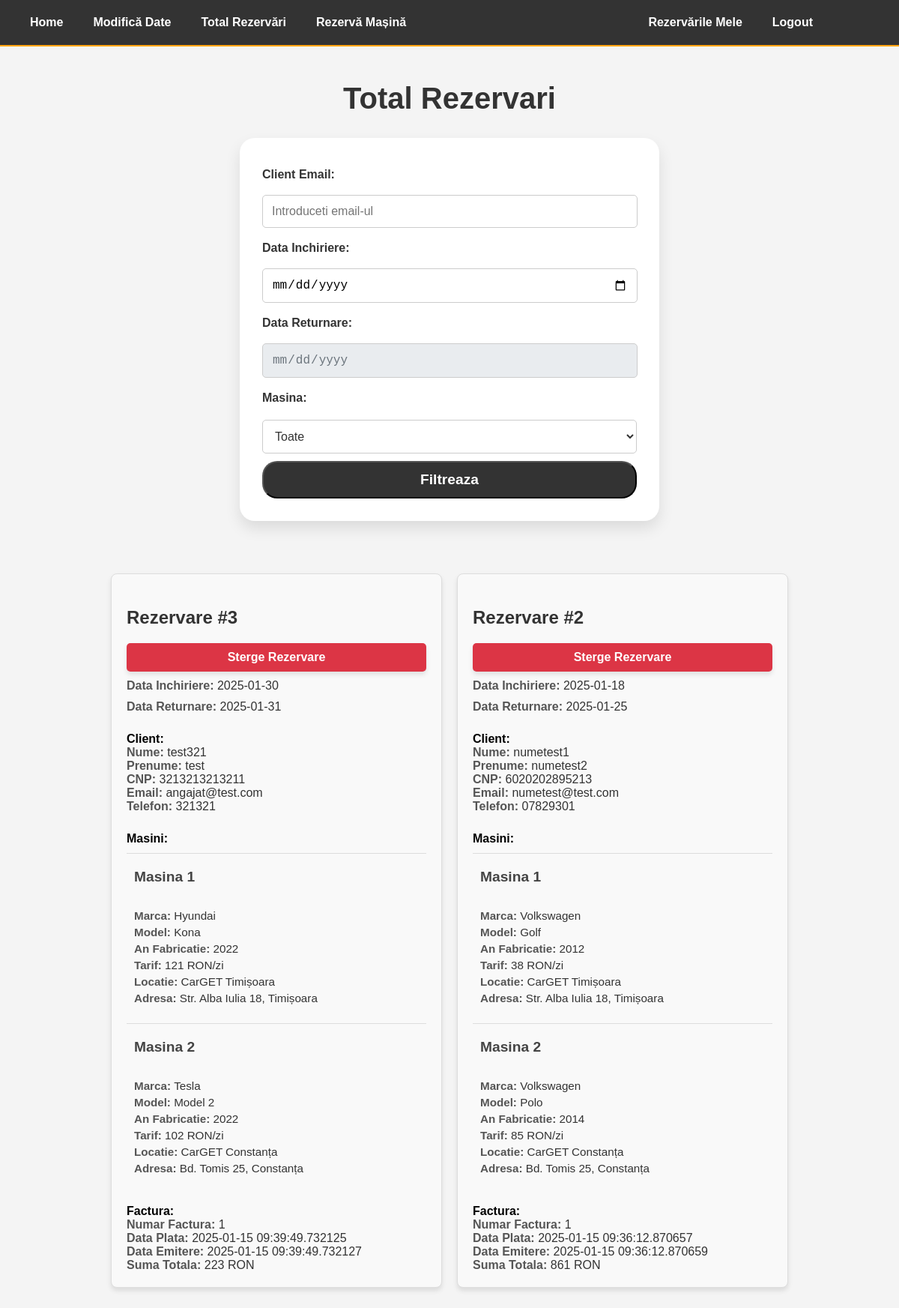
Screenshot of /total-rezervari (signed in) with the database file from the repository.
### website/tabele.py (models this page shows)
class Rezervare(db.Model):
    id = db.Column("ID_Rezervare", db.Integer, primary_key=True)
    id_client = db.Column("ID_Client", db.Integer, db.ForeignKey('client.ID_Client'), nullable=False)
    data_inchiriere = db.Column("Data_Inchiriere", db.DateTime, default=func.now())
    data_returnare = db.Column("Data_Returnare", db.DateTime, default=func.now())
    facturi = db.relationship('Factura', backref='rezervare', uselist=False)
    masini = db.relationship('RezervariMasini', backref='rezervare', lazy=True)

class Client(db.Model):
    id = db.Column("ID_Client", db.Integer, primary_key=True)
    email = db.Column("Email", db.String(150), nullable=False, unique=True)
    first_name = db.Column("First_Name", db.String(150))
    last_name = db.Column("Last_Name", db.String(150))
    cnp = db.Column("CNP", db.String(13), nullable=False)
    telefon = db.Column("Telefon", db.String(15), nullable=False,)
    rezervare = db.relationship('Rezervare', backref='client', uselist=False)

class Marca(db.Model):
    id = db.Column("ID_Marca", db.Integer, primary_key=True)
    denumire = db.Column("Denumire", db.String(50), nullable=False, unique=True)
    descriere = db.Column("Descriere", db.String(500))
    modele = db.relationship('Model', backref='marca', lazy=True)

class Model(db.Model):
    id = db.Column("ID_Model", db.Integer, primary_key=True)
    id_marca = db.Column("ID_Marca", db.Integer, db.ForeignKey('marca.ID_Marca'), nullable=False)
    denumire = db.Column("Denumire", db.String(100), nullable=False, unique=True)
    descriere = db.Column("Descriere", db.String(500))
    masini = db.relationship('Masina', backref='model', lazy=True)

class Masina(db.Model):
    id = db.Column("ID_Masina", db.Integer, primary_key=True)
    id_model = db.Column("ID_Model", db.Integer, db.ForeignKey('model.ID_Model'), nullable=False)
    id_locatie = db.Column("ID_Locatie", db.Integer, db.ForeignKey('locatie.ID_Locatie'), nullable=False)
    an_fabricatie = db.Column("An_Fabricatie", db.Integer, nullable=False)
    tarif = db.Column("Tarif", db.Numeric, nullable=False)
    imagine_url = db.Column("Imagine_URL", db.String(255))
    is_active = db.Column("IsActive", db.Boolean, nullable=False, default=True)

class Locatie(db.Model):
    id = db.Column("ID_Locatie", db.Integer, primary_key=True)
    nume = db.Column("Nume_Locatie", db.String(100), nullable=False, unique=True)
    oras = db.Column("Oras", db.String(50), nullable=False)
    adresa = db.Column("Adresa", db.String(100), nullable=False)
    masini = db.relationship('Masina', backref='locatie', lazy=True)

class Factura(db.Model):
    id = db.Column("ID_Factura", db.Integer, primary_key=True)
    id_rezervare = db.Column("ID_Rezervare", db.Integer, db.ForeignKey('rezervare.ID_Rezervare'), unique=True, nullable=False)
    numar_factura = db.Column("Numar_Factura", db.String(50), nullable=False)
    data_plata = db.Column("Data_Plata", db.DateTime, default=func.now())
    data_emitere = db.Column("Data_Emitere", db.DateTime, default=func.now())
    suma_totala = db.Column("Suma_Totala", db.Numeric, nullable=False)

### website/views.py (the view, shortened to what this page needs)
@views.route('/total-rezervari', methods=['GET'])
@login_required  # Asigura ca doar utilizatorii autentificati pot accesa aceasta ruta
def total_rezervari():
    if current_user.roles != 'angajat':  # Verifica daca utilizatorul are rolul de "angajat"
        return redirect(url_for('views.home'))  # Redirectioneaza utilizatorii fara permisiuni catre pagina principala
    email = request.args.get('email', '').strip()
    data_inchiriere = request.args.get('data_inchiriere', '')
    data_returnare = request.args.get('data_returnare', '')
    masina_id = request.args.get('masina', '')
    query = """
    SELECT
        r.ID_Rezervare, r.Data_Inchiriere, r.Data_Returnare,
        c.First_Name AS Nume_Client, c.Last_Name AS Prenume_Client, c.CNP AS CNP_Client, c.Email AS Email_Client, c.Telefon AS Telefon_Client,
        m.ID_Masina, mo.Denumire AS Model, ma.Denumire AS Marca, m.An_Fabricatie, m.Tarif,
        l.Nume_Locatie, l.Adresa AS Adresa_Locatie,
        f.Numar_Factura, f.Data_Plata, f.Data_Emitere, f.Suma_Totala
    FROM
        Rezervare r
    JOIN
        Client c ON r.ID_Client = c.ID_Client
    JOIN
        rezervari_masini rm ON r.ID_Rezervare = rm.ID_Rezervare
    JOIN
        Masina m ON rm.ID_Masina = m.ID_Masina
    JOIN
        Model mo ON m.ID_Model = mo.ID_Model
    JOIN
        Marca ma ON mo.ID_Marca = ma.ID_Marca
    JOIN
        Locatie l ON m.ID_Locatie = l.ID_Locatie
    JOIN
        Factura f ON r.ID_Rezervare = f.ID_Rezervare
    WHERE 1=1
    """
    params = []  # Lista pentru parametrii query-ului
    if email:
        query += " AND c.Email LIKE ?"
        params.append(f"%{email}%")
    if data_inchiriere:
        query += " AND r.Data_Inchiriere >= ?"
        params.append(data_inchiriere)
    if data_returnare:
        query += " AND r.Data_Returnare <= ?"
        params.append(data_returnare)
    query += " ORDER BY r.Data_Inchiriere DESC"
    rezervari = execute_query(query, params)  # Executam query-ul cu parametrii specificati
    masini_query = """
    SELECT
        m.ID_Masina, ma.Denumire AS Marca, mo.Denumire AS Model, m.An_Fabricatie
    FROM
        Masina m
    JOIN
        Model mo ON m.ID_Model = mo.ID_Model
    JOIN
        Marca ma ON mo.ID_Marca = ma.ID_Marca
    """
    masini = execute_query(masini_query)
    rezervari_data = {}
    for row in rezervari:
        rezervare_id = row[0]
        if rezervare_id not in rezervari_data:
            rezervari_data[rezervare_id] = {
                "Data_Inchiriere": row[1],
                "Data_Returnare": row[2],
                "Client": {
                    "Nume": row[3],
                    "Prenume": row[4],
                    "CNP": row[5],
                    "Email": row[6],
                    "Telefon": row[7],
                },
                "Masini": [],  # Lista de masini asociate rezervarii
                "Factura": {
                    "Numar_Factura": row[15],
                    "Data_Plata": row[16],
                    "Data_Emitere": row[17],
                    "Suma_Totala": row[18],
                }
            }
        rezervari_data[rezervare_id]["Masini"].append({
            "ID_Masina": row[8],
            "Model": row[9],
            "Marca": row[10],
            "An_Fabricatie": row[11],
            "Tarif": row[12],
            "Nume_Locatie": row[13],
            "Adresa": row[14],
        })
    return render_template(
        "total_rezervari.html",
        rezervari=rezervari_data,
        masini=masini,
        user=current_user,
        str=str
    )

### website/views.py (called while the page is built)
def execute_query(query, params=(), fetchone=False):
    connection = sqlite3.connect(path.join('instance', 'database.db'))
    cursor = connection.cursor()
    cursor.execute(query, params)
    data = cursor.fetchone() if fetchone else cursor.fetchall()
    connection.commit()
    connection.close()
    return data

### website/templates/total_rezervari.html (shortened to what this page needs)
{% extends "base.html" %}
{% block content %}
<h1 align="center">Total Rezervari</h1>
<div class="filter-container">
    <form method="GET" action="{{ url_for('views.total_rezervari') }}">
        <label for="filter-email">Client Email:</label>
        <input type="text" id="filter-email" name="email" placeholder="Introduceti email-ul" value="{{ request.args.get('email', '') }}">
        <label for="filter-data-inchiriere">Data Inchiriere:</label>
        <input type="date" id="filter-data-inchiriere" name="data_inchiriere"
            value="{{ request.args.get('data_inchiriere', '') }}"
            onchange="handleDateChange()" />
        <label for="filter-data-returnare">Data Returnare:</label>
        <input type="date" id="filter-data-returnare" name="data_returnare"
            value="{{ request.args.get('data_returnare', '') }}"
            onchange="handleDateChange()" disabled />
        <label for="filter-masina">Masina:</label>
        <select id="filter-masina" name="masina" class="custom-select">
            <option value="">Toate</option>
        </select>
        <button type="submit">Filtreaza</button>
    </form>
</div>
<div class="container">
    {% if rezervari %}
        <div class="rezervari-container">
            {% for rezervare_id, rezervare in rezervari.items() %}
                <div class="rezervare-card">
                    <h3>Rezervare #{{ rezervare_id }}</h3>
                    <button class="delete-rezervare-btn" onclick="showDeleteModal2(`{{ rezervare_id }}`)">
                        Sterge Rezervare
                    </button>
                    <p><strong>Data Inchiriere:</strong> <span>{{ rezervare.Data_Inchiriere }}</span></p>
                    <p><strong>Data Returnare:</strong> <span>{{ rezervare.Data_Returnare }}</span></p>
                    <div>
                        <h4>Client:</h4>
                        <p><strong>Nume:</strong> <span>{{ rezervare.Client.Nume }}</span></p>
                        <p><strong>Prenume:</strong> <span>{{ rezervare.Client.Prenume }}</span></p>
                        <p><strong>CNP:</strong> <span>{{ rezervare.Client.CNP }}</span></p>
                        <p><strong>Email:</strong> <span>{{ rezervare.Client.Email }}</span></p>
                        <p><strong>Telefon:</strong> <span>{{ rezervare.Client.Telefon }}</span></p>
                    </div>
                    <div>
                        <h4>Masini:</h4>
                        {% for masina_index, masina in enumerate(rezervare.Masini, start=1) %}
                            <div class="masina-details">
                                <h5>Masina {{ masina_index }}</h5>
                                <p><strong>Marca:</strong> <span>{{ masina.Marca }}</span></p>
                                <p><strong>Model:</strong> <span>{{ masina.Model }}</span></p>
                                <p><strong>An Fabricatie:</strong> <span>{{ masina.An_Fabricatie }}</span></p>
                                <p><strong>Tarif:</strong> <span>{{ masina.Tarif }} RON/zi</span></p>
                                <p><strong>Locatie:</strong> <span>{{ masina.Nume_Locatie }}</span></p>
                                <p><strong>Adresa:</strong> <span>{{ masina.Adresa }}</span></p>
                            </div>
                        {% endfor %}
                    </div>
                    <div>
                        <h4>Factura:</h4>
                        <p><strong>Numar Factura:</strong> <span>{{ rezervare.Factura.Numar_Factura }}</span></p>
                        <p><strong>Data Plata:</strong> <span>{{ rezervare.Factura.Data_Plata }}</span></p>
                        <p><strong>Data Emitere:</strong> <span>{{ rezervare.Factura.Data_Emitere }}</span></p>
                        <p><strong>Suma Totala:</strong> <span>{{ rezervare.Factura.Suma_Totala }} RON</span></p>
                    </div>
                </div>
            {% endfor %}
        </div>
    {% else %}
        <p class="error-messages">Nu exista rezervari disponibile.</p>
    {% endif %}
</div>
{% endblock %}

### website/static/styles.css (style rules this page uses)
body { font-family: 'Poppins', sans-serif; margin: 0; padding: 0; background-color: #f4f4f4; color: #333; }
h1, h3 { font-family: 'Poppins', sans-serif; }
h1 { font-size: 2.5rem; margin-bottom: 20px; color: #333; }
.container { max-width: 1000px; margin: auto; padding: 20px; }
form { max-width: 500px; margin: 30px auto; padding: 30px; background-color: white; border-radius: 20px; box-shadow: 0 10px 20px rgba(0, 0, 0, 0.1); }
form label { font-weight: 600; color: #333; display: block; margin-bottom: 10px; }
form input { width: 95%; padding: 12px; margin: 8px 0; border-radius: 5px; border: 1px solid #ccc; font-size: 1rem; transition: border-color 0.3s ease; }
form button { width: 100%; padding: 12px; background-color: #333; color: white; border-radius: 20px; font-size: 1.2rem; font-weight: 600; cursor: pointer; transition: background-color 0.3s ease, transform 0.3s ease; }
.custom-select { width: 100%; padding: 12px; margin: 10px 0; border-radius: 5px; border: 1px solid #ccc; font-size: 1rem; background-color: #fff; color: #333; }
input[type="date"]:disabled { background-color: #e9ecef; cursor: not-allowed; color: #6c757d; }
.masina-details { margin-top: 10px; padding: 10px; border-top: 1px solid #ddd; }
.rezervari-container { display: flex; flex-wrap: wrap; gap: 20px; justify-content: center; margin-top: 20px; }
.rezervare-card { background-color: #f9f9f9; border: 1px solid #ddd; border-radius: 8px; box-shadow: 0px 4px 6px rgba(0, 0, 0, 0.1); padding: 20px; width: 400px; word-wrap: break-word; display: flex; flex-direction: column; gap: 10px; }
.rezervare-card h3 { font-size: 1.5rem; color: #333; margin-bottom: 10px; text-align: left; }
.rezervare-card p, .rezervare-card h4 { margin: 0; color: #555; font-size: 1rem; text-align: left; }
.rezervare-card h4 { font-weight: 600; margin-top: 15px; color: #000; }
.rezervare-card p span { font-weight: 500; color: #333; }
.masina-details h5 { font-size: 1.2rem; color: #444; margin-top: 10px; font-weight: 600; }
.masina-details p { margin: 5px 0; color: #555; font-size: 0.95rem; }
.delete-rezervare-btn { background-color: #dc3545; color: white; padding: 10px 20px; font-size: 16px; font-weight: bold; border: none; border-radius: 5px; cursor: pointer; text-align: center; transition: background-color 0.3s ease, transform 0.2s ease; box-shadow: 0px 4px 6px rgba(0, 0, 0, 0.1); }
.filter-container form label { margin-top: 10px; display: block; }

### rows the page displays
Rezervare: Data_Inchiriere "2025-01-30", Data_Returnare "2025-01-31"
Client: Client.Nume "test321", Client.Prenume "test", Client.CNP "3213213213211", Client.Email "angajat@test.com", Client.Telefon "321321"
Marca: Marca "Hyundai"
Model: Model "Kona"
Masina: An_Fabricatie "2022", Tarif "121"
Locatie: Nume_Locatie "CarGET Timișoara" "CarGET Timișoara", Adresa "Str. Alba Iulia 18, Timișoara" "Str. Alba Iulia 18, Timișoara"
Marca: Marca "Tesla"
Model: Model "Model 2"
Masina: An_Fabricatie "2022", Tarif "102"
Locatie: Nume_Locatie "CarGET Constanța" "CarGET Constanța", Adresa "Bd. Tomis 25, Constanța" "Bd. Tomis 25, Constanța"
Factura: Factura.Numar_Factura "1", Factura.Data_Plata "2025-01-15 09:39:49.732125", Factura.Data_Emitere "2025-01-15 09:39:49.732127", Factura.Suma_Totala "223"
Rezervare: Data_Inchiriere "2025-01-18", Data_Returnare "2025-01-25"
Client: Client.Nume "numetest1", Client.Prenume "numetest2", Client.CNP "6020202895213", Client.Email "numetest@test.com", Client.Telefon "07829301"
Marca: Marca "Volkswagen" "Volkswagen"
Model: Model "Golf"
Masina: An_Fabricatie "2012", Tarif "38"
Model: Model "Polo"
Masina: An_Fabricatie "2014", Tarif "85"
Factura: Factura.Numar_Factura "1", Factura.Data_Plata "2025-01-15 09:36:12.870657", Factura.Data_Emitere "2025-01-15 09:36:12.870659", Factura.Suma_Totala "861"

### other values shown
{{ rezervare_id }} "3" "2"
{{ masina_index }} "1" "2" "1" "2"
